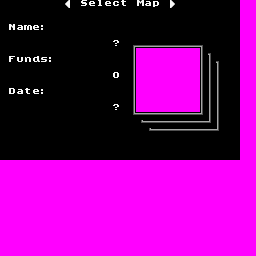

This is a level from a 2D game, rendered from its Tiled map with the project's own tilesets. A one-line summary and the complete map file follow:
An orthogonal 32x32 tile map with 8x8 px tiles, 1 tile layer (Tile Layer 1).

<map version="1.5" tiledversion="1.6.0" orientation="orthogonal" renderorder="right-down" width="32" height="32" tilewidth="8" tileheight="8" infinite="0" nextlayerid="2" nextobjectid="1">
 <tileset firstgid="1" source="text.tsx" />
 <layer id="1" name="Tile Layer 1" width="32" height="32">
  <data encoding="csv">
33,33,33,33,33,33,33,33,138,33,84,102,109,102,100,117,33,78,98,113,33,139,33,33,33,33,33,33,33,33,1,1,
33,33,33,33,33,33,33,33,33,33,33,33,33,33,33,33,33,33,33,33,33,33,33,33,33,33,33,33,33,33,1,1,
33,33,33,33,33,33,33,33,33,33,33,33,33,33,33,33,33,33,33,33,33,33,33,33,33,33,33,33,33,33,1,1,
33,79,98,110,102,59,33,33,33,33,33,33,33,33,33,33,33,33,33,33,33,33,33,33,33,33,33,33,33,33,1,1,
33,33,33,33,33,33,33,33,33,33,33,33,33,33,33,33,33,33,33,33,33,33,33,33,33,33,33,33,33,33,1,1,
33,33,33,33,33,33,33,33,33,33,33,33,33,33,64,33,185,189,189,189,189,189,189,189,189,186,33,33,33,33,1,1,
33,33,33,33,33,33,33,33,33,33,33,33,33,33,33,33,191,1,1,1,1,1,1,1,1,192,186,33,33,33,1,1,
33,71,118,111,101,116,59,33,33,33,33,33,33,33,33,33,191,1,1,1,1,1,1,1,1,192,192,186,33,33,1,1,
33,33,33,33,33,33,33,33,33,33,33,33,33,33,33,33,191,1,1,1,1,1,1,1,1,192,192,192,33,33,1,1,
33,33,33,33,33,33,33,33,33,33,33,33,33,33,80,33,191,1,1,1,1,1,1,1,1,192,192,192,33,33,1,1,
33,33,33,33,33,33,33,33,33,33,33,33,33,33,33,33,191,1,1,1,1,1,1,1,1,192,192,192,33,33,1,1,
33,69,98,117,102,59,33,33,33,33,33,33,33,33,33,33,191,1,1,1,1,1,1,1,1,192,192,192,33,33,1,1,
33,33,33,33,33,33,33,33,33,33,33,33,33,33,33,33,191,1,1,1,1,1,1,1,1,192,192,192,33,33,1,1,
33,33,33,33,33,33,33,33,33,33,33,33,33,33,64,33,191,1,1,1,1,1,1,1,1,192,192,192,33,33,1,1,
33,33,33,33,33,33,33,33,33,33,33,33,33,33,33,33,187,190,190,190,190,190,190,190,190,188,192,192,33,33,1,1,
33,33,33,33,33,33,33,33,33,33,33,33,33,33,33,33,33,187,190,190,190,190,190,190,190,190,188,192,33,33,1,1,
33,33,33,33,33,33,33,33,33,33,33,33,33,33,33,33,33,33,187,190,190,190,190,190,190,190,190,188,33,33,1,1,
33,33,33,33,33,33,33,33,33,33,33,33,33,33,33,33,33,33,33,33,33,33,33,33,33,33,33,33,33,33,1,1,
33,33,33,33,33,33,33,33,33,33,33,33,33,33,33,33,33,33,33,33,33,33,33,33,33,33,33,33,33,33,1,1,
33,33,33,33,33,33,33,33,33,33,33,33,33,33,33,33,33,33,33,33,33,33,33,33,33,33,33,33,33,33,1,1,
1,1,1,1,1,1,1,1,1,1,1,1,1,1,1,1,1,1,1,1,1,1,1,1,1,1,1,1,1,1,1,1,
1,1,1,1,1,1,1,1,1,1,1,1,1,1,1,1,1,1,1,1,1,1,1,1,1,1,1,1,1,1,1,1,
1,1,1,1,1,1,1,1,1,1,1,1,1,1,1,1,1,1,1,1,1,1,1,1,1,1,1,1,1,1,1,1,
1,1,1,1,1,1,1,1,1,1,1,1,1,1,1,1,1,1,1,1,1,1,1,1,1,1,1,1,1,1,1,1,
1,1,1,1,1,1,1,1,1,1,1,1,1,1,1,1,1,1,1,1,1,1,1,1,1,1,1,1,1,1,1,1,
1,1,1,1,1,1,1,1,1,1,1,1,1,1,1,1,1,1,1,1,1,1,1,1,1,1,1,1,1,1,1,1,
1,1,1,1,1,1,1,1,1,1,1,1,1,1,1,1,1,1,1,1,1,1,1,1,1,1,1,1,1,1,1,1,
1,1,1,1,1,1,1,1,1,1,1,1,1,1,1,1,1,1,1,1,1,1,1,1,1,1,1,1,1,1,1,1,
1,1,1,1,1,1,1,1,1,1,1,1,1,1,1,1,1,1,1,1,1,1,1,1,1,1,1,1,1,1,1,1,
1,1,1,1,1,1,1,1,1,1,1,1,1,1,1,1,1,1,1,1,1,1,1,1,1,1,1,1,1,1,1,1,
1,1,1,1,1,1,1,1,1,1,1,1,1,1,1,1,1,1,1,1,1,1,1,1,1,1,1,1,1,1,1,1,
1,1,1,1,1,1,1,1,1,1,1,1,1,1,1,1,1,1,1,1,1,1,1,1,1,1,1,1,1,1,1,1
</data>
 </layer>
</map>
